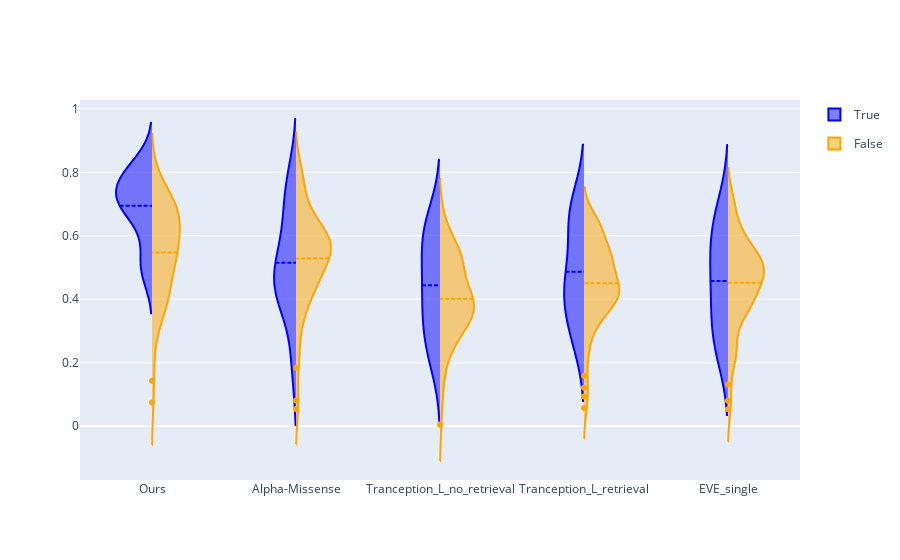

Here is the notebook cell this chart was saved with:
### Code cell
# Figure 3
import plotly.graph_objects as go
fig = go.Figure()

yes = ref[ref['includes_multiple_mutants'] == True]
no = ref[ref['includes_multiple_mutants'] == False]

yes.drop(['DMS_id', 'includes_multiple_mutants', 'DMS_total_number_mutants', 'seq_len'], axis=1, inplace=True)
yes = yes.melt(var_name='Method', value_name='Value')

no.drop(['DMS_id', 'includes_multiple_mutants', 'DMS_total_number_mutants', 'seq_len'], axis=1, inplace=True)
no = no.melt(var_name='Method', value_name='Value')

fig.add_trace(go.Violin(x=yes['Method'],
                        y=yes['Value'],
                        legendgroup='True', scalegroup='True', name='True',
                        side='negative',
                        line_color='blue', width=0.5)
             )
fig.add_trace(go.Violin(x=no['Method'],
                    y=no['Value'],
                    legendgroup='False', scalegroup='False', name='False',
                    side='positive',
                    line_color='orange', width=0.5)
            )
fig.update_traces(meanline_visible=True)
fig.update_layout(violingap=0, violinmode='overlay')

fig.show()

### Figure 1 — Plotly figure (JSON) as saved in the notebook; plotly's stock layout.template omitted (floating-point values rounded to 4 significant figures; data arrays with more than 128 entries replaced by an {"elided": "..."} marker saying what was removed)
{"data": [{"legendgroup": "True", "line": {"color": "blue"}, "meanline": {"visible": true}, "name": "True", "scalegroup": "True", "side": "negative", "type": "violin", "width": 0.5, "x": ["Ours", "Ours", "Ours", "Ours", "Ours", "Ours", "Ours", "Ours", "Ours", "Ours", "Ours", "Alpha-Missense", "Alpha-Missense", "Alpha-Missense", "Alpha-Missense", "Alpha-Missense", "Alpha-Missense", "Alpha-Missense", "Alpha-Missense", "Alpha-Missense", "Alpha-Missense", "Alpha-Missense", "Tranception_L_no_retrieval", "Tranception_L_no_retrieval", "Tranception_L_no_retrieval", "Tranception_L_no_retrieval", "Tranception_L_no_retrieval", "Tranception_L_no_retrieval", "Tranception_L_no_retrieval", "Tranception_L_no_retrieval", "Tranception_L_no_retrieval", "Tranception_L_no_retrieval", "Tranception_L_no_retrieval", "Tranception_L_retrieval", "Tranception_L_retrieval", "Tranception_L_retrieval", "Tranception_L_retrieval", "Tranception_L_retrieval", "Tranception_L_retrieval", "Tranception_L_retrieval", "Tranception_L_retrieval", "Tranception_L_retrieval", "Tranception_L_retrieval", "Tranception_L_retrieval", "EVE_single", "EVE_single", "EVE_single", "EVE_single", "EVE_single", "EVE_single", "EVE_single", "EVE_single", "EVE_single", "EVE_single", "EVE_single"], "y": [0.479, 0.527, 0.633, 0.691, 0.692, 0.727, 0.73, 0.746, 0.784, 0.801, 0.832, 0.1997, 0.4301, 0.3856, 0.7717, 0.6038, 0.4953, 0.4665, 0.6459, 0.4426, 0.7503, 0.4711, 0.265, 0.433, 0.217, 0.629, 0.585, 0.404, 0.492, 0.58, 0.363, 0.64, 0.279, 0.278, 0.425, 0.359, 0.672, 0.616, 0.436, 0.473, 0.667, 0.452, 0.688, 0.289, 0.242, 0.428, 0.449, 0.679, 0.533, 0.54, 0.346, 0.609, 0.305, 0.654, 0.247]}, {"legendgroup": "False", "line": {"color": "orange"}, "meanline": {"visible": true}, "name": "False", "scalegroup": "False", "side": "positive", "type": "violin", "width": 0.5, "x": {"elided": "370 str values"}, "y": {"elided": "370 float values"}}], "layout": {"violingap": 0, "violinmode": "overlay"}}
